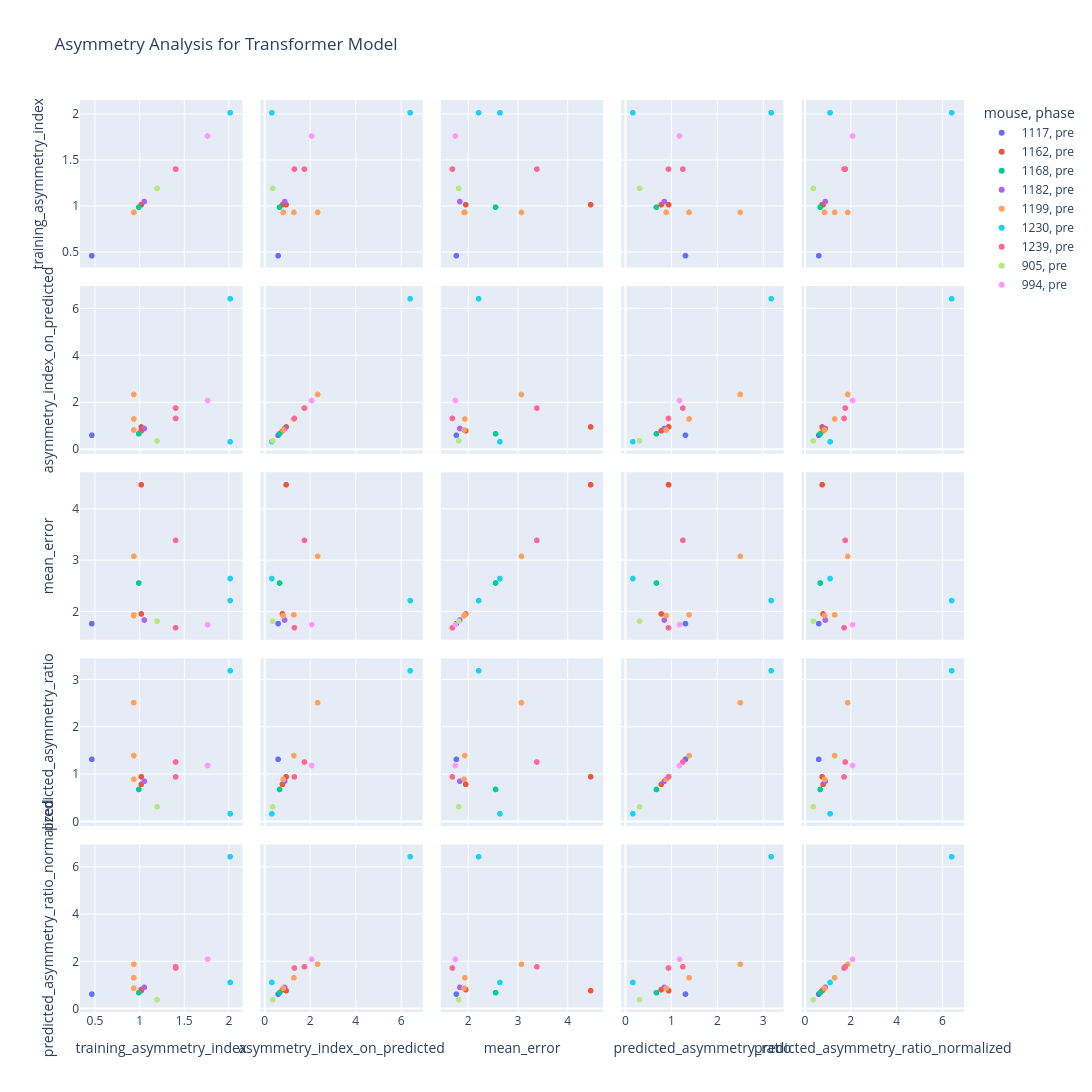

The notebook cell this image was saved under:
### Code cell
import plotly.express as px

px.scatter_matrix(
    loader.results_df[
        (loader.results_df.ann_mode == "Transformer")
        & (loader.results_df.phase == "pre")
        & (loader.results_df.winMS == 36)
    ],
    dimensions=[
        "training_asymmetry_index",
        "asymmetry_index_on_predicted",
        "mean_error",
        "predicted_asymmetry_ratio",
        "predicted_asymmetry_ratio_normalized",
    ],
    color="mouse",
    symbol="phase",
    title="Asymmetry Analysis for Transformer Model",
    width=1500,
    height=1500,
)

### Figure 1 — Plotly figure (JSON) as saved in the notebook; plotly's stock layout.template omitted (floating-point values rounded to 4 significant figures)
{"data": [{"dimensions": [{"axis": {"matches": true}, "label": "training_asymmetry_index", "values": [0.4652]}, {"axis": {"matches": true}, "label": "asymmetry_index_on_predicted", "values": [0.6111]}, {"axis": {"matches": true}, "label": "mean_error", "values": [1.766]}, {"axis": {"matches": true}, "label": "predicted_asymmetry_ratio", "values": [1.314]}, {"axis": {"matches": true}, "label": "predicted_asymmetry_ratio_normalized", "values": [0.6111]}], "hovertemplate": "mouse=1117<br>phase=pre<br>%{xaxis.title.text}=%{x}<br>%{yaxis.title.text}=%{y}<extra></extra>", "legendgroup": "1117, pre", "marker": {"color": "#636efa", "symbol": "circle"}, "name": "1117, pre", "showlegend": true, "type": "splom"}, {"dimensions": [{"axis": {"matches": true}, "label": "training_asymmetry_index", "values": [1.02, 1.02]}, {"axis": {"matches": true}, "label": "asymmetry_index_on_predicted", "values": [0.8016, 0.965]}, {"axis": {"matches": true}, "label": "mean_error", "values": [1.956, 4.475]}, {"axis": {"matches": true}, "label": "predicted_asymmetry_ratio", "values": [0.7861, 0.9462]}, {"axis": {"matches": true}, "label": "predicted_asymmetry_ratio_normalized", "values": [0.8016, 0.7581]}], "hovertemplate": "mouse=1162<br>phase=pre<br>%{xaxis.title.text}=%{x}<br>%{yaxis.title.text}=%{y}<extra></extra>", "legendgroup": "1162, pre", "marker": {"color": "#EF553B", "symbol": "circle"}, "name": "1162, pre", "showlegend": true, "type": "splom"}, {"dimensions": [{"axis": {"matches": true}, "label": "training_asymmetry_index", "values": [0.9923]}, {"axis": {"matches": true}, "label": "asymmetry_index_on_predicted", "values": [0.6737]}, {"axis": {"matches": true}, "label": "mean_error", "values": [2.559]}, {"axis": {"matches": true}, "label": "predicted_asymmetry_ratio", "values": [0.6789]}, {"axis": {"matches": true}, "label": "predicted_asymmetry_ratio_normalized", "values": [0.6737]}], "hovertemplate": "mouse=1168<br>phase=pre<br>%{xaxis.title.text}=%{x}<br>%{yaxis.title.text}=%{y}<extra></extra>", "legendgroup": "1168, pre", "marker": {"color": "#00cc96", "symbol": "circle"}, "name": "1168, pre", "showlegend": true, "type": "splom"}, {"dimensions": [{"axis": {"matches": true}, "label": "training_asymmetry_index", "values": [1.054]}, {"axis": {"matches": true}, "label": "asymmetry_index_on_predicted", "values": [0.8973]}, {"axis": {"matches": true}, "label": "mean_error", "values": [1.837]}, {"axis": {"matches": true}, "label": "predicted_asymmetry_ratio", "values": [0.8515]}, {"axis": {"matches": true}, "label": "predicted_asymmetry_ratio_normalized", "values": [0.8973]}], "hovertemplate": "mouse=1182<br>phase=pre<br>%{xaxis.title.text}=%{x}<br>%{yaxis.title.text}=%{y}<extra></extra>", "legendgroup": "1182, pre", "marker": {"color": "#ab63fa", "symbol": "circle"}, "name": "1182, pre", "showlegend": true, "type": "splom"}, {"dimensions": [{"axis": {"matches": true}, "label": "training_asymmetry_index", "values": [0.9361, 0.9361, 0.9361]}, {"axis": {"matches": true}, "label": "asymmetry_index_on_predicted", "values": [1.304, 2.348, 0.8352]}, {"axis": {"matches": true}, "label": "mean_error", "values": [1.94, 3.079, 1.923]}, {"axis": {"matches": true}, "label": "predicted_asymmetry_ratio", "values": [1.393, 2.508, 0.8922]}, {"axis": {"matches": true}, "label": "predicted_asymmetry_ratio_normalized", "values": [1.304, 1.876, 0.8626]}], "hovertemplate": "mouse=1199<br>phase=pre<br>%{xaxis.title.text}=%{x}<br>%{yaxis.title.text}=%{y}<extra></extra>", "legendgroup": "1199, pre", "marker": {"color": "#FFA15A", "symbol": "circle"}, "name": "1199, pre", "showlegend": true, "type": "splom"}, {"dimensions": [{"axis": {"matches": true}, "label": "training_asymmetry_index", "values": [2.018, 2.018]}, {"axis": {"matches": true}, "label": "asymmetry_index_on_predicted", "values": [6.424, 0.334]}, {"axis": {"matches": true}, "label": "mean_error", "values": [2.217, 2.646]}, {"axis": {"matches": true}, "label": "predicted_asymmetry_ratio", "values": [3.183, 0.1655]}, {"axis": {"matches": true}, "label": "predicted_asymmetry_ratio_normalized", "values": [6.424, 1.105]}], "hovertemplate": "mouse=1230<br>phase=pre<br>%{xaxis.title.text}=%{x}<br>%{yaxis.title.text}=%{y}<extra></extra>", "legendgroup": "1230, pre", "marker": {"color": "#19d3f3", "symbol": "circle"}, "name": "1230, pre", "showlegend": true, "type": "splom"}, {"dimensions": [{"axis": {"matches": true}, "label": "training_asymmetry_index", "values": [1.406, 1.406]}, {"axis": {"matches": true}, "label": "asymmetry_index_on_predicted", "values": [1.768, 1.326]}, {"axis": {"matches": true}, "label": "mean_error", "values": [3.391, 1.686]}, {"axis": {"matches": true}, "label": "predicted_asymmetry_ratio", "values": [1.257, 0.943]}, {"axis": {"matches": true}, "label": "predicted_asymmetry_ratio_normalized", "values": [1.768, 1.717]}], "hovertemplate": "mouse=1239<br>phase=pre<br>%{xaxis.title.text}=%{x}<br>%{yaxis.title.text}=%{y}<extra></extra>", "legendgroup": "1239, pre", "marker": {"color": "#FF6692", "symbol": "circle"}, "name": "1239, pre", "showlegend": true, "type": "splom"}, {"dimensions": [{"axis": {"matches": true}, "label": "training_asymmetry_index", "values": [1.197]}, {"axis": {"matches": true}, "label": "asymmetry_index_on_predicted", "values": [0.373]}, {"axis": {"matches": true}, "label": "mean_error", "values": [1.814]}, {"axis": {"matches": true}, "label": "predicted_asymmetry_ratio", "values": [0.3116]}, {"axis": {"matches": true}, "label": "predicted_asymmetry_ratio_normalized", "values": [0.373]}], "hovertemplate": "mouse=905<br>phase=pre<br>%{xaxis.title.text}=%{x}<br>%{yaxis.title.text}=%{y}<extra></extra>", "legendgroup": "905, pre", "marker": {"color": "#B6E880", "symbol": "circle"}, "name": "905, pre", "showlegend": true, "type": "splom"}, {"dimensions": [{"axis": {"matches": true}, "label": "training_asymmetry_index", "values": [1.765]}, {"axis": {"matches": true}, "label": "asymmetry_index_on_predicted", "values": [2.089]}, {"axis": {"matches": true}, "label": "mean_error", "values": [1.747]}, {"axis": {"matches": true}, "label": "predicted_asymmetry_ratio", "values": [1.183]}, {"axis": {"matches": true}, "label": "predicted_asymmetry_ratio_normalized", "values": [2.089]}], "hovertemplate": "mouse=994<br>phase=pre<br>%{xaxis.title.text}=%{x}<br>%{yaxis.title.text}=%{y}<extra></extra>", "legendgroup": "994, pre", "marker": {"color": "#FF97FF", "symbol": "circle"}, "name": "994, pre", "showlegend": true, "type": "splom"}], "layout": {"dragmode": "select", "height": 1500, "legend": {"title": {"text": "mouse, phase"}, "tracegroupgap": 0}, "title": {"text": "Asymmetry Analysis for Transformer Model"}, "width": 1500}}
